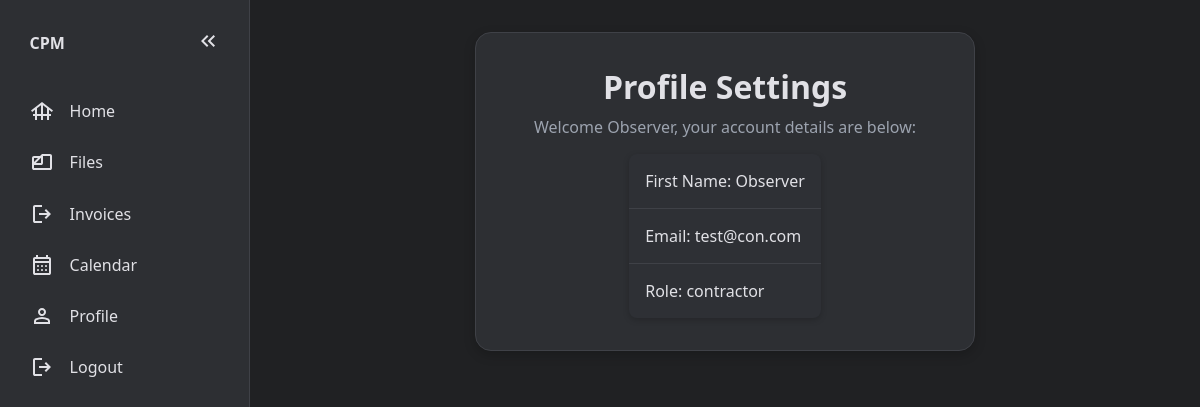
The app's page /profile (signed in) with its own data.
### website/models.py (models this page shows)
class User(db.Model, UserMixin): # Define schema, the columns
    id = db.Column(db.Integer, primary_key=True)
    email = db.Column(db.String(150), unique=True) # No user can have the same email as another
    password = db.Column(db.String(150))
    first_name = db.Column(db.String(150))
    role = db.Column(db.String(150))
    projects = db.relationship('Project') # Tells Flask and sqlAlchemy to do their magic, and when creating a project,
    messages_sent = db.relationship('Message', foreign_keys='Message.sender_id', backref='sender', lazy=True)
    messages_received = db.relationship('Message', foreign_keys='Message.receiver_id', backref='receiver', lazy=True)

### website/views.py (the view)
@views.route('/profile')
@login_required
def profile():
    subcontractor = Subcontractor.query.filter_by(email=current_user.email).first()
    return render_template("profile.html", user=current_user, subcontractor=subcontractor)

### website/context_processors.py (called while the page is built)
def unread_message_count():
    if current_user.is_authenticated:
        return Message.query.filter_by(receiver_id=current_user.id, is_read=False).count()
    return 0

### website/templates/profile.html (shortened to what this page needs)
{% extends 'base.html' %}
{% block content %}
<section class="main-content-section" id="profile-section">
  <h2>Profile Settings</h2>
  <p>Welcome {{user.first_name}}, your account details are below:</p>
  <ul>
    <li>First Name: {{user.first_name}}</li>
    <li>Email: {{user.email}}</li>
    <li>Role: {{user.role}}</li>
  </ul>
</section>
{% endblock %}

### website/static/css/style.css (style rules this page uses)
:root { --bg: #202123; --panel: #2d2f33; --card: #2e3035; --text: #e1e1e6; --icon: #e1e1e6; --text-muted: #9ca3af; --border: #3f4147; --hover-bg: #3a3b40; --accent: #3498db; --accent-hover: #2980b9; --error: #ff6b6b; --success: #32d296; --shadow: rgba(0, 0, 0, 0.2); }
*, *::before, *::after { margin: 0; padding: 0; box-sizing: border-box; }
html { font-family: "Segoe UI", Tahoma, Geneva, Verdana, sans-serif; font-size: 16px; }
body { display: grid; grid-template-columns: auto 1fr; grid-template-areas: "sidebar main"; background-color: var(--bg); color: var(--text); height: 100vh; font-size: clamp(0.875rem, 1.5vw, 1rem); overscroll-behavior: none; }
.main-content-section { width: 100%; background: var(--card); border-radius: 0.75rem; padding: 2rem; box-shadow: 0 4px 12px var(--shadow); }
.main-content-section, .sub-sections { display: flex; justify-content: center; align-items: center; flex-direction: column; }
#profile-section { max-width: 500px; margin: 0 auto; background: var(--panel); border: 1px solid var(--border); border-radius: 1rem; padding: 2rem; text-align: center; box-shadow: 0 4px 12px var(--shadow); }
#profile-section h2 { font-size: 2rem; color: var(--text); margin-bottom: 0.5rem; }
#profile-section p { color: var(--text-muted); margin-bottom: 1rem; }
#profile-section ul { list-style: none; padding: 0; margin: 0; background: var(--card); border-radius: 0.5rem; box-shadow: 0 2px 6px var(--shadow); }
#profile-section li { padding: 1rem; border-bottom: 1px solid var(--border); text-align: left; }
#profile-section li:last-child { border-bottom: none; }

### records on screen
User: first_name "Observer", email "test@con.com", role "contractor"
